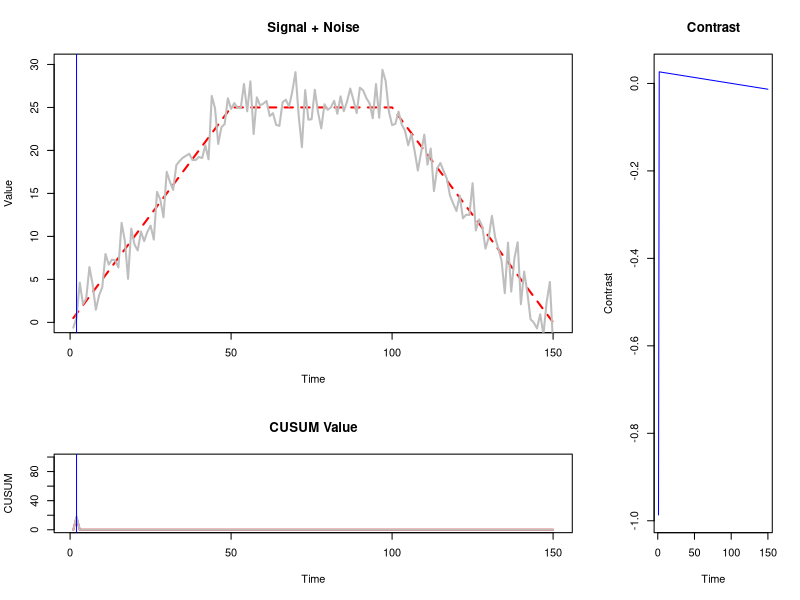
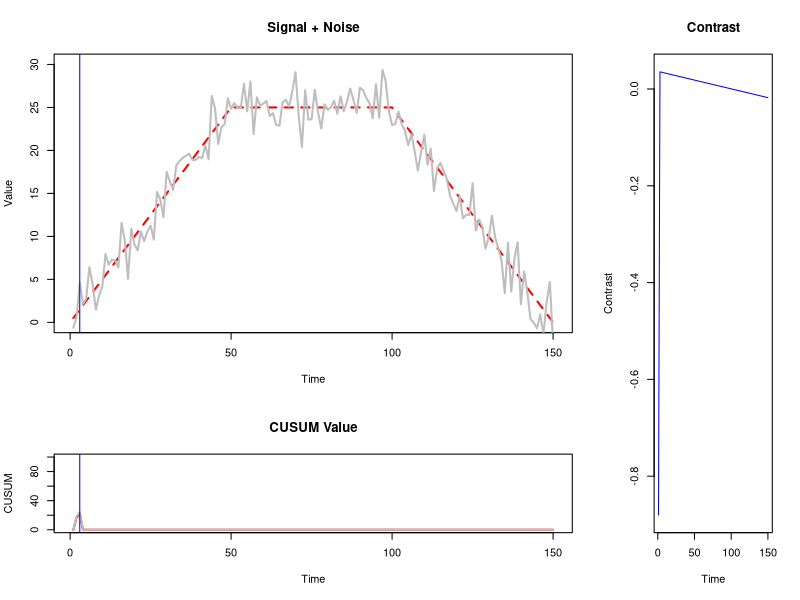
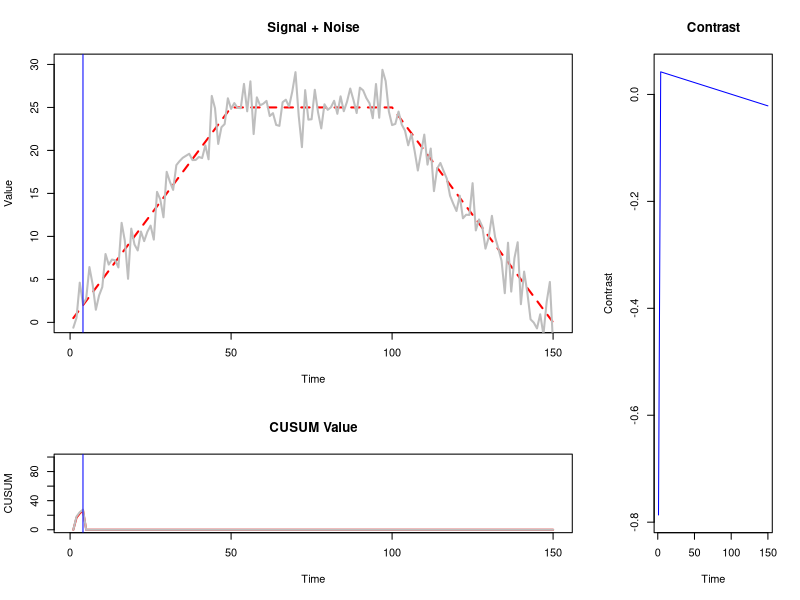
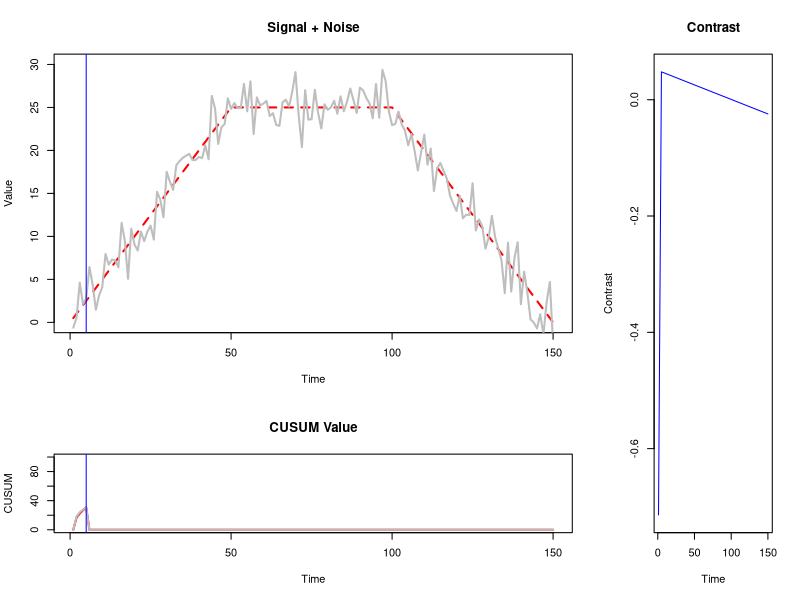
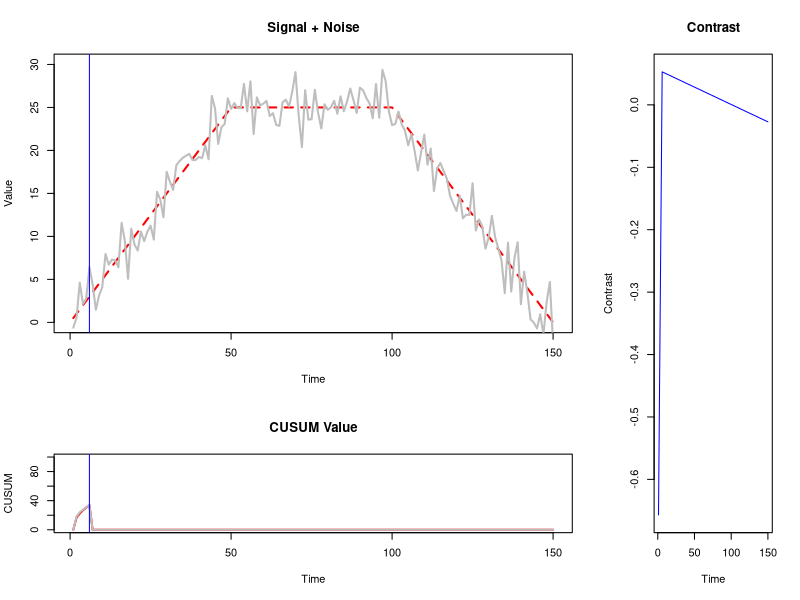
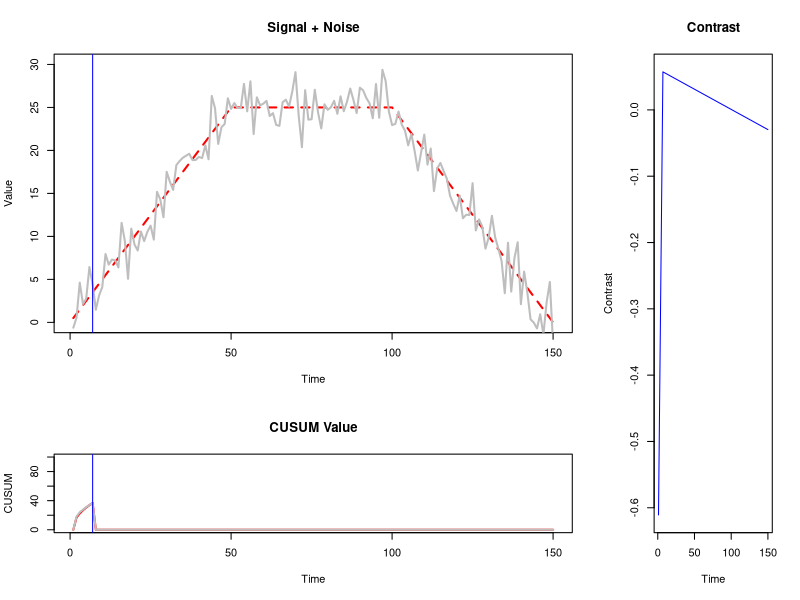
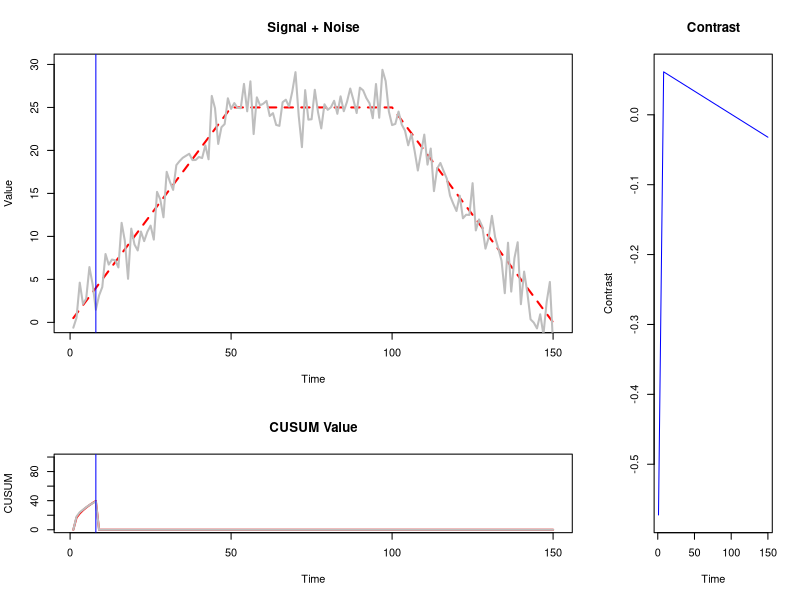
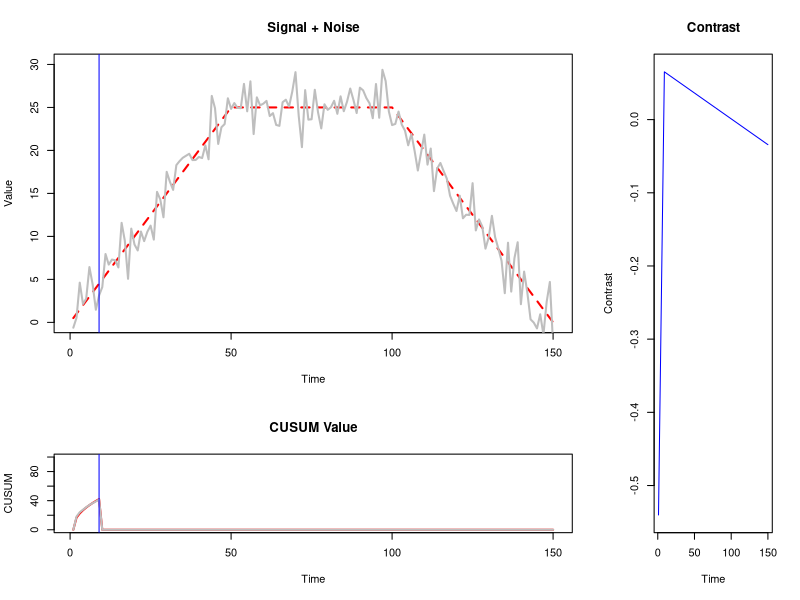

The R source for these figures, in order: (Note: this script raises an error after producing the figures.)
#--------------------------------
# Make pcws Lin contrast function
#--------------------------------


contrast <- function(b, s, e){
 
 l <- e-s
 A <- sqrt(6/(l*(l**2-1)*(1+(e-b+1)*(b-s)+(e-b)*(b-s-1))))
 B <- sqrt(((e-b+1)*(e-b))/((b-s-1)*(b-s)))
 
 contrast <- numeric(l)
 
 contrast[(s+1):b] <- (A*B)*((3*(b-s)+(e-b)-1)*c((s+1):b) - (b*(e-s-1)+2*(s+1)*(b-s)))
 
 contrast[(b+1):e] <- (-1)*(A/B)*((3*(e-b)+(b-s)+1)*c((b+1):e) - (b*(e-s-1)+2*e*(e-b+1)))
 
 return(contrast)
 
}



#----------------------------
# set up signal + noise model
#----------------------------


# mk model 
set.seed(123)
n <- 150  
signal.clean <- c(0.5*(1:50),rep(25,50),25-0.5*(1:50)) 
signal.noisy <- signal.clean + rnorm(n, sd = 2)


# catch CUSUM 
CUSUM.clean <- numeric(n)
CUSUM.noisy <- numeric(n)



#---------------------------
# Loop over frames, make gif
#---------------------------


if (!dir.exists("plots/pscwLin_CUSUM_gif")) dir.create("./plots/pscwLin_CUSUM_gif")

for (i in 2:(n-2)){
  
  # set plotting options 
  name <- paste("plots/pscwLin_CUSUM_gif/CUSUM_", i,'.png', sep='')
  png(file = name)
  layout(matrix(c(1,1,1,3,1,1,1,3,2,2,2,3), nrow = 3, byrow = T))
  
  # plot signal + noise 
  plot(1:150, signal.clean,
       type = "l", col = "red", lwd = 2, lty = 2, 
       ylim = c(0,30),
       xlab = "Time",
       ylab = "Value",
       main = "Signal + Noise"
  )
  lines(signal.noisy, col = "grey", lwd = 2, main = 1)
  abline(v = i, col = "blue")
  
  # get CUSUM
  x <- contrast(i,0,n)
  CUSUM.noisy[i] <- abs(sum(x*signal.noisy))
  CUSUM.clean[i] <- abs(sum(x*signal.clean))
  
  # plot CUSUM
  plot(1:n, CUSUM.clean, type = "l", col = "red", lwd = 2,
       ylim = c(0,100),
       xlab = "Time",
       ylab = "CUSUM",
       main = "CUSUM Value"
  )
  lines(1:n, CUSUM.noisy, type = "l", col = "grey", lwd = 2)
  abline(v = i, col = "blue")
  
  # plot contrast function 
  plot(1:n, x, col = "blue", type = "l", 
       xlab = "Time",
       ylab = "Contrast", 
       main = "Contrast"
  )
  
  dev.off()
}
